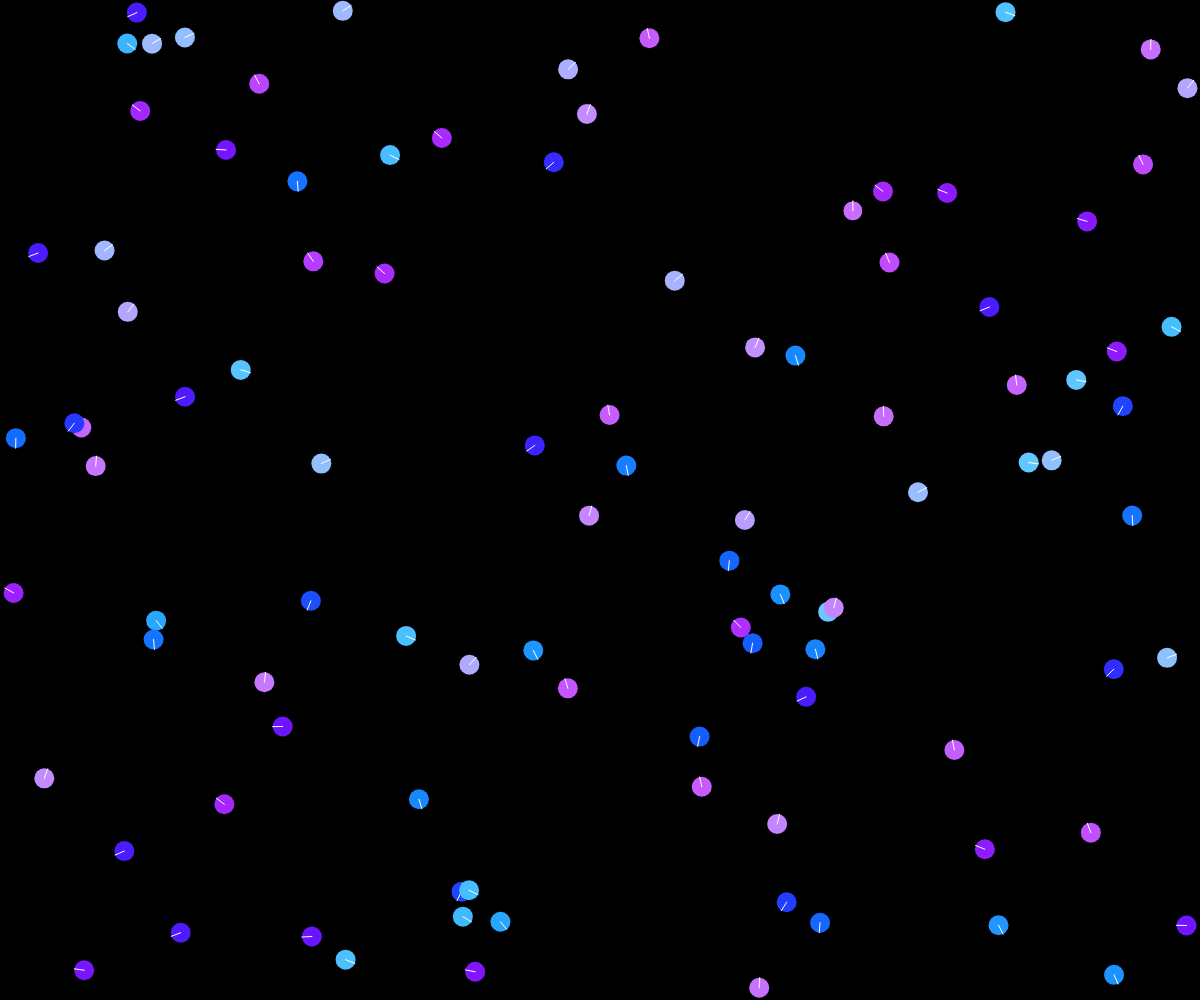
Frame 1 (no input)
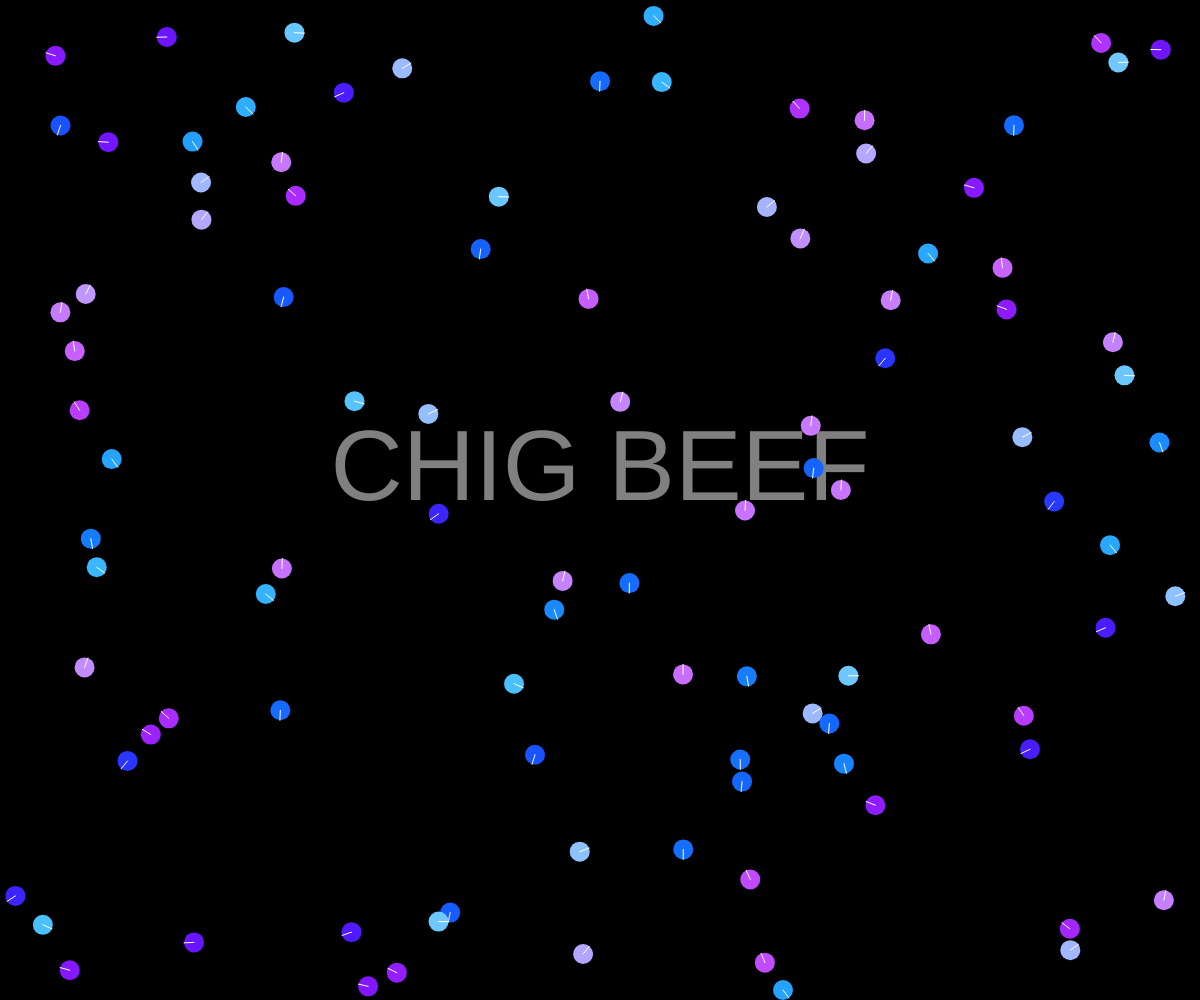
Frame 60 (no input)
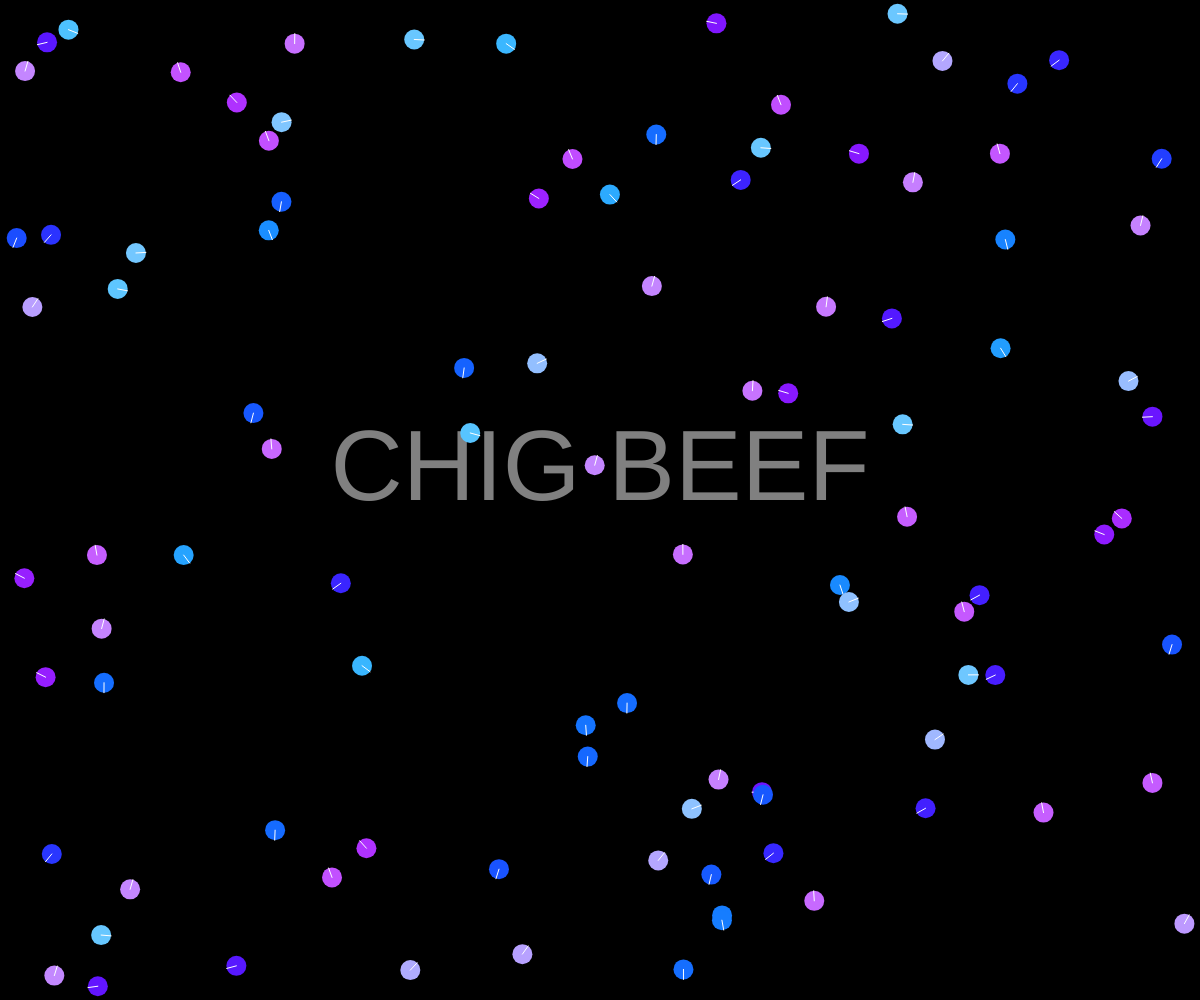
Frame 120 (the mouse pressed at the canvas centre since frame 60)

The p5.js sketch that drew these frames (run headless with seeded random() and noise() and a simulated clock; from frame 60 on, the mouse is pressed at the canvas centre):

// p5.js sketch
// ── sketch.js
let width = 1200;
let height = 600;
let population_size = 100;
const sight_distance = 35;
const obs_amount = 0;
const str_spread = 5;
const str_gather = 5;
const str_align = 1;
const str_avoid = 6;
const spd = 2;

let arrows = [];
let obstacles = [];

function setup() {
  width = windowWidth;
  height = windowHeight;
  const cnv = createCanvas(width, height);
  //cnv.center(HORIZONTAL);
  let x;
  let y;
  for (let i = 0; i < population_size; i++) {
    x = (random()*(width-20))+10;
    y = (random()*(height-20))+10;
    arrows.push(new Arrow([x, y]));
  }
  //obstacles.push(new Obstacle(500, 300, 50, 50));
  //obstacles.push(new Obstacle(300, 300, 50, 50));
  //obstacles.push(new Obstacle(100, 300, 50, 50));
  angleMode(DEGREES);
  textSize(100);
  textAlign(CENTER);
}

function draw() {
  background(0);

  text("CHIG BEEF", width/2, height/2);

  for (let i = 0; i < population_size; i++) {
    arrows[i].update();
    arrows[i].move_forward();
    arrows[i].pos = bound_point(arrows[i].pos);
    arrows[i].draw();
  }

  fill(128, 128, 128);
  for (let i = 0; i < obs_amount; i++) {
    obstacles[i].draw();
  }
}

// ── classes.js
class Arrow {
  constructor(pos) {
    this.pos = pos;
    //this.angle = bound_angle(random()*360);
    this.angle = random(-180, 180);
    //this.angle = random()+180;
    this.others;
    this.dist;
  }

  update() {
    this.others;
    this.dist;

    
    let [total_x, total_y, total_cos, total_sin, total_arrows] = this.get_total();
    //console.log(total_x);

    // Rules
    if (total_arrows != 0) {
        total_cos /= total_arrows;
        total_sin /= total_arrows;
        total_x /= total_arrows;
        total_y /= total_arrows;
        this.align(total_cos, total_sin);
        this.angle = bound_angle(this.angle);
        this.spread();
        this.angle = bound_angle(this.angle);
        this.gather(total_x, total_y);
        this.angle = bound_angle(this.angle);
    }

    this.avoid_obstacle();
    this.angle = bound_angle(this.angle);
    this.avoid_wall();
    this.angle = bound_angle(this.angle);
  }

  draw() {
    fill(110+int(sin(this.angle)*90), 110+int(cos(this.angle)*90), 255)
    circle(this.pos[0], this.pos[1], 20);
    stroke(255, 255, 255)
    line(this.pos[0], this.pos[1], this.pos[0]+(cos(this.angle)*10), this.pos[1]-(sin(this.angle)*10))
    noStroke();
  }

  get_total() {
    let total_x = 0;
    let total_y = 0;
    let total_cos = 0;
    let total_sin = 0;
    let total_arrows = 0;
    let x, y, z;
    for (let a = 0; a < population_size; a++) {

      if (arrows[a] == this) {
        continue;
      }

      x = arrows[a].pos[0] - this.pos[0];
      y = arrows[a].pos[1] - this.pos[1];
      z = Math.sqrt(Math.pow(x, 2)+Math.pow(y, 2));
      if (z <= sight_distance) {
        total_arrows += 1;
        total_cos += cos(arrows[a].angle);
        total_sin += sin(arrows[a].angle);
        total_x += arrows[a].pos[0];
        total_y += arrows[a].pos[1];
        if (z <= 20) {
          if (this.others === undefined) {
            this.others = a;
            this.dist = z;
          }
          else {
            if (z < dist) {
              this.others = a;
              this.dist = z;
            }
          }
        }
      }
    }
    return [total_x, total_y, total_cos, total_sin, total_arrows];
  }

  move_forward() {
    this.pos[0] += cos(this.angle)*spd;
    this.pos[1] -= sin(this.angle)*spd;
  }

  align(cos, sin) {
    let angle = acos(cos);
    if (sin < 0) {
      angle = -angle;
    }
    if (Math.abs(angle-this.angle) > Math.abs((angle-360)-this.angle)) {
      angle -= 360;
    }
    else if (Math.abs(angle-this.angle) > Math.abs((angle+360)-this.angle)) {
      angle += 360;
    }
    if (Math.abs(angle-this.angle) < str_align) {
      this.angle = angle;
    }
    else {
      if (angle > this.angle) {
        this.angle += str_align;
      }
      else if (angle < this.angle) {
        this.angle -= str_align;
      }
    }
  }

  spread() {
    let ar = this.others;
    if (ar === undefined) {
      return;
    }
      // Get the distance
      let z = this.dist;
      if (z === 0) {
        let co = cos(arrows[ar].angle);
        let cs = cos(this.angle);
        if (co < cs) {
          if (this.angle > 0) {
            this.angle -= str_spread;
          }
          else if (this.angle < 0) {
            this.angle += str_spread;
          }
        }
        else if (co > cs) {
          if (this.angle > 0) {
            this.angle += str_spread;
          }
          else if (this.angle < 0) {
            this.angle -= str_spread;
          }
        }
        return;
      }
      let a = arrows[ar].angle;
      if (Math.abs(a - this.angle) > Math.abs((a - 360) - this.angle)) {
        a -= 360;
      }
      else if (Math.abs(a - this.angle) > Math.abs((a + 360) - this.angle)) {
        a += 360;
      }
      if (a < this.angle) {
        this.angle += str_spread;
      }
      else if (a > this.angle) {
        this.angle -= str_spread;
      }
  }

  gather(in_x, in_y) {
    let x = in_x - this.pos[0];
    let y = in_y - this.pos[1];
    let z = Math.sqrt(Math.pow(x, 2)+Math.pow(y, 2));
    if (z != 0) {
      let a = acos(x/z);
      let c = y/z;
      if (c < 0) {
        a = -a;
      }
      a = bound_angle(a);

      if (Math.abs(a-this.angle) > Math.abs((a-360)-this.angle)) {
        a -= 360;
      }
      else if (Math.abs(a-this.angle) > Math.abs((a+360)-this.angle)) {
        a += 360;
      }

      if (Math.abs(a-this.angle) < str_gather) {
        this.angle = a;
      }
      else {
        if (a < this.angle) {
          this.angle -= str_gather;
        }
        else if (a > this.angle) {
          this.angle += str_gather;
        }
      }

    }
  }

  avoid_obstacle() {
    let x, y, obs;
    for (let i = 0; i < obs_amount; i++) {
      obs = obstacles[i];
      x = this.pos[0] - (obs.pos[0] + obs.width);
      if (x < 30 && x >= 0 && this.pos[1] >= (obs.pos[1]-30) && this.pos[1] <= (obs.pos[1]+obs.height+30)) {
        if (0 > this.angle) {
          this.angle += str_avoid;
        }
        else {
          this.angle -= str_avoid;
        }
      }
      else {
        x = obs.pos[0] - this.pos[0];
        if (x < 30 && x >= 0 && this.pos[1] >= (obs.pos[1]-30) && this.pos[1] <= (obs.pos[1]+obs.height+30)) {
          if (0 < this.angle) {
            this.angle += str_avoid;
          }
          else {
            this.angle -= str_avoid;
          }
        }
        else {
          y = this.pos[1] - (obs.pos[1]+obs.height);
          if (y < 30 && y >= 0 && this.pos[0] >= (obs.pos[0]-30) && this.pos[0] <= (obs.pos[0] + obs.width+30)) {
            if (this.angle > 0) {
              if (90 > this.angle) {
                this.angle -= str_avoid;
              }
              else {
                this.angle += str_avoid;
              }
            }
            else {
              if (-90 < this.angle) {
                this.angle -= str_avoid;
              }
              else {
                this.angle += str_avoid;
              }
            }
          }
          else {
            y = obs.pos[1] - this.pos[1];
            if (y < 30 && y >= 0 && this.pos[0] >= (obs.pos[0]-30) && this.pos[0] <= (obs.pos[0] + obs.width+30)) {
              if (this.angle < 0) {
                if (-90 < this.angle) {
                  this.angle += str_avoid;
                }
                else {
                  this.angle -= str_avoid;
                }
              }
              else {
                if (90 > this.angle) {
                  this.angle += str_avoid;
                }
                else {
                  this.angle -= str_avoid;
                }
              }
            }
          }
        }
      }
    }
  }

  avoid_wall() {
    let x = this.pos[0];
    if (x < 30) {
      if (0 > this.angle) {
        this.angle += str_avoid;
      }
      else {
        this.angle -=  str_avoid;
      }
    }
    else {
      x = width-this.pos[0];
      if (x < 30) {
        if (0 < this.angle) {
          this.angle +=  str_avoid;
        }
        else {
          this.angle -=  str_avoid;
        }
      }
      else {
        let y = this.pos[1];
        if (y < 30) {
          if (this.angle > 0) {
            if (90 > this.angle) {
              this.angle -=  str_avoid;
            }
            else {
              this.angle +=  str_avoid;
            }
          }
          else {
            if (-90 < this.angle) {
              this.angle -= str_avoid;
            }
            else {
              this.angle += str_avoid;
            }
          }
        }
        else {
          y = height-this.pos[1];
          if (y < 30) {
            if (this.angle < 0) {
              if (-90 < this.angle) {
                this.angle += str_avoid;
              }
              else {
                this.angle -= str_avoid;
              }
            }
            else {
              if (90 > this.angle) {
                this.angle += str_avoid;
              }
              else {
                this.angle -= str_avoid;
              }
            }
          }
        }
      }
    }
  }
}


class Obstacle {
  constructor(x, y, width, height) {
    this.pos = [x, y];
    this.width = width;
    this.height = height;
  }

  draw() {
    rect(this.pos[0], this.pos[1], this.width, this.height);
  }
}

// ── methods.js
function bound_point(value) {
  if (value[0] > width - 10) {
    value[0] = width - 10;
  }
  else if (value[0] < 10) {
    value[0] = 10;
  }
  if (value[1] > height - 10) {
    value[1] = height - 10;
  }
  else if (value[1] < 10) {
    value[1] = 10;
  }
  return value;
}

function bound_angle(num) {
  if (num > 180) {
    num -= 360;
  }
  else if (num < -180) {
    num += 360;
  }
  return num;
}

function add_boid() {
  population_size++;
  x = (random()*(width-20))+10;
  y = (random()*(height-20))+10;
  arrows.push(new Arrow([x, y]))
}
// ── styles.css
body {
  padding: 0;
  margin: 0;
  background-color: #000;
}

p {
  color: white;
  font-family: Arial, Helvetica, sans-serif;
}

#logo {
  display: block;
  width: 100px;
  height: 100px;
  margin-left: auto;
  margin-right: auto;
}

a {
  color: rgb(199, 111, 255);
}
